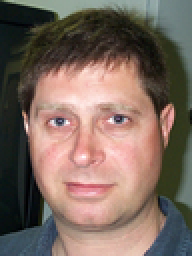
%> input picture Project/FINAL PROJECT/small/image_0018.png, 96 x 128 px (shown 2 times larger); its folder holds only this picture in this run
$ octave trial.m   (GNU Octave 9; MATLAB toolbox functions it lacks are replaced by stand-ins)
%> lines starting %> are read from the running program, lines starting %| are printed output that depends on the picture
%{
 THIS IS THE MAIN CODE FILE
%}

%nmoiz and cbilgika
%---------------PLEASE CHANGE USERNAME/DIRECTORY IN LINES 6 and 64 IF USING
%FROM IU MACHINE-----------------------------------------------------------
%This is the directory where the training images are stored.
%Change as required.
Directory = fullfile ('C:','Users','nmoiz','Documents','MATLAB','small');
Images = dir(fullfile(Directory,'*.png'));
Names = {Images.name}';
num_images = numel(Names);
images = [];
for k=1: numel(Names)
       I = imread( fullfile( Directory, Names{k} ) );
%> I is the input picture: size 128x96x3 uint8; mean R, G, B 123.8, 105, 95
       grayI = rgb2gray(I);
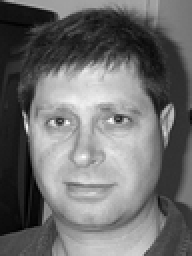
%> grayI: size 128x96 uint8 (shown 2 times larger); min 0, max 255, mean 109.5
       [rows_large,cols_large] = size(grayI);
%> rows_large = 128; cols_large = 96
       grayI = double(grayI);
%> grayI: size 128x96 double
       grayI = reshape(grayI,rows_large*cols_large,1);
       images = horzcat(images,grayI);
       %images(:,k)=grayI(:);

         %operations
end

%size of vector of high res images - N = rows_large*cols_large
N = rows_large.*cols_large;
%> N = 12288
%Step 1
%{
%Old method for finding eigen vectors - changed on 04/25/2013
Ref: http://blog.cordiner.net/2010/12/02/eigenfaces-face-recognition-matlab/
%}
%compute the mean image - size (Nx1) = (12228x1)
mean_faces = mean(images,2);
%not needed here - done as per ref
shifted_images = images - repmat(mean_faces, 1, num_images);
%compute the eigenvectors - PC [NxN] and eigenvalues - evalues [Nx1]
[PC, score, evalues] = princomp(images');
%making lambda as a diagonal matrix of evalues
lambda = diag(evalues);
%setting l - we will take the l best eigenvectors
l=15;
%taking the top l eigenvectors in B - [Nxl]
B = PC(:,1:l);
%take the l best eigenvalues as well - lambda is now [lxl]
lambda = lambda(1:l,1:l);


%{
New method for finding eigen vectors - writen on 04/25/2013 - image size
Ih changed from 265x192 to 128x96 to save memory. N = 12288

%calcualte size of the entire image matrix - should be 12288 X 16
[m,n] = size(images);
%find the mean of this matrix
mean_faces = mean(images,2);
%subtract off the mean for each dimension
new_images = images - repmat(mean_faces,1,n);
covariance = new_images*new_images';
covariance = covariance./(n-1);
%}


%getting the low resolution image in Il - [Mx1]
% This is the path of the test image. Change as required
imgl =  imread('C:\Users\nmoiz\Documents\MATLAB\test\test_1.png');
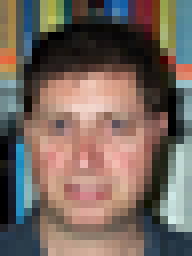
%> input picture Project/FINAL PROJECT/test/test_1.png, 24 x 32 px (shown 8 times larger)
%> imgl is the input picture: size 32x24x3 uint8; mean R, G, B 116.9, 102.1, 93.8
imgl = rgb2gray(imgl);
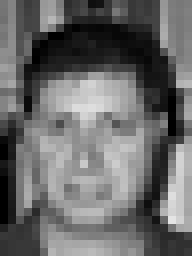
%> imgl: size 32x24 uint8 (shown 8 times larger); min 0, max 228, mean 105.6
Il = imgl(:);
%> Il = 768 values, max 228 at index 700, min 0 at index 19, mean 105.6
[rows_small,cols_small] = size(imgl);
%> rows_small = 32; cols_small = 24
%size of image vecotr of low res images = M = rows_small*cols_small
M = rows_small.*cols_small;
%> M = 768
Il = double(Il);
%initialize small lambda  - as done in paper - its a scalar
small_lambda = 0.3;
%the downscaling factor A - [MxN]
A = ones(M,N).*0.5;
%> (the run ends here)
